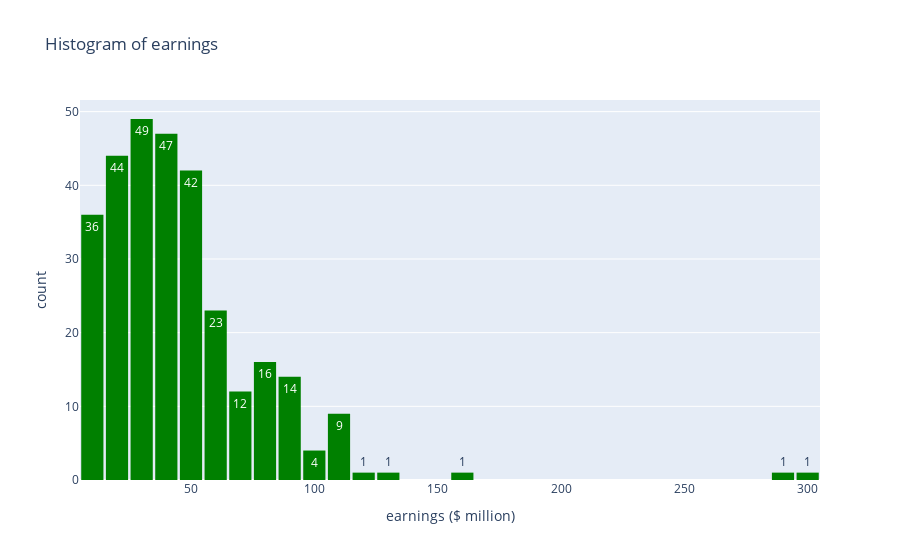

The notebook cell saved with this chart:
### Markdown cell above
#2: This histogram shows the counts for all the earnings recorded in the dataset. Majority of the richest athletes earned $25-$34.9 million, while only five athletes earned $115 million and over.

### Code cell
fig = px.histogram(athlete, x=earning,
title='Histogram of earnings',
text_auto=True, 
color_discrete_sequence=['green'])

fig.update_layout(bargap=0.1) 
fig.show()

### Figure 1 — Plotly figure (JSON) as saved in the notebook; plotly's stock layout.template omitted (floating-point values rounded to 4 significant figures; data arrays with more than 128 entries replaced by an {"elided": "..."} marker saying what was removed)
{"data": [{"alignmentgroup": "True", "bingroup": "x", "hovertemplate": "earnings ($ million)=%{x}<br>count=%{y}<extra></extra>", "legendgroup": "", "marker": {"color": "green", "pattern": {"shape": ""}}, "name": "", "offsetgroup": "", "orientation": "v", "showlegend": false, "texttemplate": "%{value}", "type": "histogram", "x": {"elided": "301 float values"}, "xaxis": "x", "yaxis": "y"}], "layout": {"bargap": 0.1, "barmode": "relative", "legend": {"tracegroupgap": 0}, "title": {"text": "Histogram of earnings"}, "xaxis": {"anchor": "y", "domain": [0, 1], "title": {"text": "earnings ($ million)"}}, "yaxis": {"anchor": "x", "domain": [0, 1], "title": {"text": "count"}}}}
